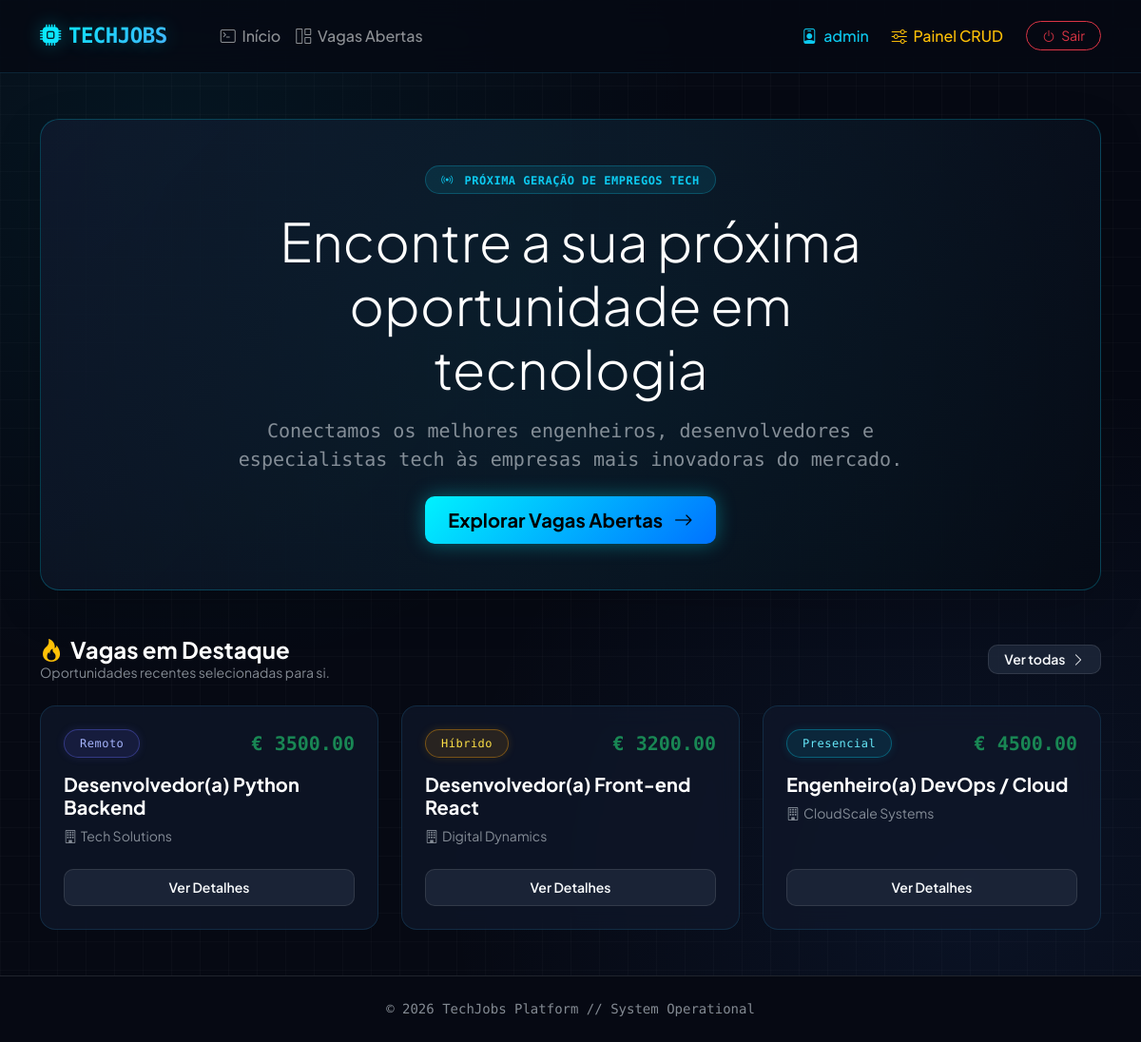
The app's page / (signed in) with its own data.
### app/models.py (models this page shows, shortened)
class Vaga(models.Model):
    MODALIDADE_CHOICES = [
        ('Remoto', 'Remoto'),
        ('Híbrido', 'Híbrido'),
        ('Presencial', 'Presencial'),
    ]
    titulo_vaga = models.CharField(max_length=200)
    empresa = models.CharField(max_length=150)
    modalidade = models.CharField(max_length=20, choices=MODALIDADE_CHOICES, default='Remoto')
    salario = models.DecimalField(max_digits=10, decimal_places=2)
    requisitos = models.TextField()
    ativa = models.BooleanField(default=True)

### app/views.py (the view)
# urls.py: path('', views.home, name='home'),
def home(request):
    vagas_em_alta = Vaga.objects.filter(ativa=True)[:3]
    return render(request, 'app/home.html', {'vagas_em_alta': vagas_em_alta})

### app/templates/app/home.html
{% extends 'app/base.html' %}
{% block content %}
<div class="card hero-card p-5 text-center mb-5 shadow-lg">
    <div class="row justify-content-center position-relative" style="z-index: 1;">
        <div class="col-lg-9">
            <span class="badge bg-info bg-opacity-10 text-info fw-semibold px-3 py-2 rounded-pill mb-3 border border-info border-opacity-25">
                <i class="bi bi-broadcast me-1"></i> PRÓXIMA GERAÇÃO DE EMPREGOS TECH
            </span>
            <h1 class="fw-extrabold display-4 text-white mb-3">Encontre a sua próxima oportunidade em tecnologia</h1>
            <p class="text-muted lead mb-4 fs-5">
                Conectamos os melhores engenheiros, desenvolvedores e especialistas tech às empresas mais inovadoras do mercado.
            </p>
            <a href="{% url 'lista_vagas' %}" class="btn btn-primary-clean btn-lg px-4">
                Explorar Vagas Abertas <i class="bi bi-arrow-right ms-2"></i>
            </a>
        </div>
    </div>
</div>
<div class="d-flex justify-content-between align-items-center mb-4">
    <div>
        <h4 class="fw-bold m-0 text-white"><i class="bi bi-fire text-warning me-2"></i>Vagas em Destaque</h4>
        <p class="text-muted small m-0">Oportunidades recentes selecionadas para si.</p>
    </div>
    <a href="{% url 'lista_vagas' %}" class="btn btn-sm btn-light-clean px-3">
        Ver todas <i class="bi bi-chevron-right ms-1"></i>
    </a>
</div>
<div class="row g-4">
    {% for vaga in vagas_em_alta %}
    <div class="col-md-4">
        <div class="card card-clean card-clean-hover h-100 p-3">
            <div class="card-body d-flex flex-column p-2">
                <div class="d-flex justify-content-between align-items-center mb-3">
                    <span class="badge {% if vaga.modalidade == 'Remoto' %}badge-remoto{% elif vaga.modalidade == 'Híbrido' %}badge-hibrido{% else %}badge-presencial{% endif %} px-3 py-2 rounded-pill fw-medium">
                        {{ vaga.modalidade }}
                    </span>
                    <span class="fw-bold text-success fs-5">€ {{ vaga.salario }}</span>
                </div>
                <h5 class="fw-bold text-white mb-2">{{ vaga.titulo_vaga }}</h5>
                <p class="text-muted small mb-4"><i class="bi bi-building me-1"></i>{{ vaga.empresa }}</p>
                <a href="{% url 'detalhe_vaga' vaga.pk %}" class="btn btn-sm btn-light-clean w-100 mt-auto py-2">
                    Ver Detalhes
                </a>
            </div>
        </div>
    </div>
    {% empty %}
    <div class="col-12 text-center py-5 text-muted">
        <p class="mb-0">Nenhuma vaga registada de momento.</p>
    </div>
    {% endfor %}
</div>
{% endblock %}

### app/templates/app/base.html (shortened to what this page needs)
{% load static %}
<!DOCTYPE html>
<html lang="pt-br" data-bs-theme="dark">
<head>
    <link href="https://cdn.jsdelivr.net/npm/bootstrap@5.3.0/dist/css/bootstrap.min.css" rel="stylesheet">
    <link rel="stylesheet" href="https://cdn.jsdelivr.net/npm/bootstrap-icons@1.10.5/font/bootstrap-icons.css">
    <link rel="stylesheet" href="{% static 'app/custom.css' %}">
</head>
<body class="d-flex flex-column min-vh-100">
    <nav class="navbar navbar-expand-lg navbar-dark navbar-techjobs py-3 sticky-top">
        <div class="container">
            <a class="navbar-brand navbar-brand-tech d-flex align-items-center gap-2" href="{% url 'home' %}">
                <i class="bi bi-cpu-fill text-info"></i> TECHJOBS
            </a>
            <div class="collapse navbar-collapse" id="navbarNav">
                <ul class="navbar-nav me-auto ms-lg-4">
                    <li class="nav-item">
                        <a class="nav-link fw-medium" href="{% url 'home' %}"><i class="bi bi-terminal me-1"></i> Início</a>
                    </li>
                    <li class="nav-item">
                        <a class="nav-link fw-medium" href="{% url 'lista_vagas' %}"><i class="bi bi-grid-1x2 me-1"></i> Vagas Abertas</a>
                    </li>
                </ul>
                <ul class="navbar-nav align-items-lg-center gap-2">
                    {% if user.is_authenticated %}
                        <li class="nav-item">
                            <a class="nav-link fw-medium text-info" href="{% url 'perfil' %}">
                                <i class="bi bi-person-badge me-1"></i> {{ user.username }}
                            </a>
                        </li>
                        <li class="nav-item">
                            <a class="nav-link fw-medium text-warning" href="{% url 'painel_gestao' %}">
                                <i class="bi bi-sliders me-1"></i> Painel CRUD
                            </a>
                        </li>
                        <li class="nav-item ms-lg-2">
                            <form action="{% url 'logout' %}" method="post" class="d-inline">
                                <button type="submit" class="btn btn-outline-danger btn-sm px-3 rounded-pill">
                                    <i class="bi bi-power me-1"></i> Sair
                                </button>
                            </form>
                        </li>
                    {% else %}
                        <li class="nav-item">
                            <a class="btn btn-primary-clean btn-sm px-4 fw-semibold" href="{% url 'login' %}">
                                <i class="bi bi-box-arrow-in-right me-1"></i> Entrar
                            </a>
                        </li>
                    {% endif %}
                </ul>
            </div>
        </div>
    </nav>
    <main class="container my-5 flex-grow-1">
        {% block content %}
        {% endblock %}
    </main>
    <footer class="text-center py-4 mt-auto border-top border-secondary border-opacity-25" style="background-color: #060913;">
        <div class="container">
            <p class="mb-0 text-muted small" style="font-family: var(--font-mono);">&copy; 2026 TechJobs Platform // System Operational</p>
        </div>
    </footer>
</body>
</html>

### app/app/static/app/custom.css (style rules this page uses)
:root { --bg-dark: #060913; --card-bg: rgba(15, 23, 42, 0.75); --card-border: rgba(56, 189, 248, 0.15); --card-border-hover: rgba(56, 189, 248, 0.5); --accent-cyan: #06b6d4; --accent-blue: #3b82f6; --accent-neon: #00f2fe; --text-primary: #f8fafc; --text-secondary: #94a3b8; --font-mono: 'Fira Code', monospace; }
body { font-family: 'Plus Jakarta Sans', sans-serif; background-color: var(--bg-dark); background-image: radial-gradient(circle at 15% 15%, rgba(6, 182, 212, 0.08) 0%, transparent 40%), radial-gradient(circle at 85% 85%, rgba(59, 130, 246, 0.08) 0%, transparent 40%), linear-gradient(rgba(255, 255, 255, 0.02) 1px, transparent 1px), linear-gradient(90deg, rgba(255, 255, 255, 0.02) 1px, transparent 1px); background-size: 100% 100%, 100% 100%, 30px 30px, 30px 30px; background-attachment: fixed; color: var(--text-primary); }
.navbar-techjobs { background-color: rgba(6, 9, 19, 0.8) !important; backdrop-filter: blur(16px); -webkit-backdrop-filter: blur(16px); border-bottom: 1px solid var(--card-border); }
.navbar-brand-tech { font-weight: 800; font-size: 1.4rem; letter-spacing: -0.5px; font-family: var(--font-mono); background: linear-gradient(135deg, #00f2fe 0%, #4facfe 100%); -webkit-background-clip: text; -webkit-text-fill-color: transparent; text-shadow: 0 0 20px rgba(0, 242, 254, 0.3); }
.hero-card { background: linear-gradient(135deg, rgba(15, 23, 42, 0.9) 0%, rgba(6, 9, 19, 0.95) 100%); border: 1px solid rgba(6, 182, 212, 0.3); border-radius: 20px; position: relative; overflow: hidden; box-shadow: 0 0 30px rgba(6, 182, 212, 0.1); }
.hero-card::before { content: ''; position: absolute; top: -50%; left: -50%; width: 200%; height: 200%; background: radial-gradient(circle, rgba(0, 242, 254, 0.06) 0%, transparent 60%); pointer-events: none; }
.card-clean { background: var(--card-bg); backdrop-filter: blur(12px); border: 1px solid var(--card-border); border-radius: 16px; transition: all 0.3s cubic-bezier(0.16, 1, 0.3, 1); }
.badge { font-family: var(--font-mono); letter-spacing: 0.5px; }
.badge-remoto { background-color: rgba(99, 102, 241, 0.12) !important; color: #a5b4fc !important; border: 1px solid rgba(99, 102, 241, 0.4); box-shadow: 0 0 10px rgba(99, 102, 241, 0.15); }
.badge-hibrido { background-color: rgba(245, 158, 11, 0.12) !important; color: #fde047 !important; border: 1px solid rgba(245, 158, 11, 0.4); box-shadow: 0 0 10px rgba(245, 158, 11, 0.15); }
.badge-presencial { background-color: rgba(6, 182, 212, 0.12) !important; color: #67e8f9 !important; border: 1px solid rgba(6, 182, 212, 0.4); box-shadow: 0 0 10px rgba(6, 182, 212, 0.15); }
.btn-primary-clean { background: linear-gradient(135deg, #00f2fe 0%, #0072ff 100%); color: #000000; border: none; border-radius: 10px; font-weight: 700; padding: 10px 22px; box-shadow: 0 0 20px rgba(0, 242, 254, 0.35); transition: all 0.25s ease; }
.btn-light-clean { background-color: rgba(30, 41, 59, 0.8); color: #f8fafc; border: 1px solid rgba(255, 255, 255, 0.1); border-radius: 10px; font-weight: 600; transition: all 0.2s ease; }
.text-success, .fs-5 { font-family: var(--font-mono); }

### records on screen
Vaga: modalidade "Remoto", salario "3500.00", titulo_vaga "Desenvolvedor(a) Python Backend", empresa "Tech Solutions"
Vaga: modalidade "Híbrido", salario "3200.00", titulo_vaga "Desenvolvedor(a) Front-end React", empresa "Digital Dynamics"
Vaga: modalidade "Presencial", salario "4500.00", titulo_vaga "Engenheiro(a) DevOps / Cloud", empresa "CloudScale Systems"

### other values on screen
{{ user.username }} "admin"
